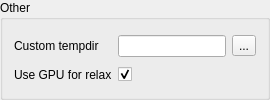
               <widget class="QGroupBox" name="groupBox_2">
                <property name="sizePolicy">
                 <sizepolicy hsizetype="MinimumExpanding" vsizetype="Expanding">
                  <horstretch>0</horstretch>
                  <verstretch>0</verstretch>
                 </sizepolicy>
                </property>
                <property name="title">
                 <string>Other</string>
                </property>
                <layout class="QHBoxLayout" name="horizontalLayout_6">
                 <item>
                  <layout class="QGridLayout" name="gridLayout_6">
                   <item row="0" column="1">
                    <widget class="QLineEdit" name="lei_settings_custom_tempdir"/>
                   </item>
                   <item row="0" column="2">
                    <widget class="QToolButton" name="btn_settings_custom_tempdir">
                     <property name="text">
                      <string>...</string>
                     </property>
                    </widget>
                   </item>
                   <item row="1" column="1">
                    <widget class="QCheckBox" name="chk_settings_use_gpu_relax">
                     <property name="toolTip">
                      <string>Use GPU for the Amber minimization step. Significantly speeds up jobs with large sequences.</string>
                     </property>
                     <property name="statusTip">
                      <string>Use GPU for the Amber minimization step. Significantly speeds up jobs with large sequences.</string>
                     </property>
                     <property name="text">
                      <string/>
                     </property>
                     <property name="checked">
                      <bool>true</bool>
                     </property>
                    </widget>
                   </item>
                   <item row="0" column="0">
                    <widget class="QLabel" name="label_2">
                     <property name="text">
                      <string>Custom tempdir</string>
                     </property>
                    </widget>
                   </item>
                   <item row="1" column="0">
                    <widget class="QLabel" name="label_47">
                     <property name="text">
                      <string>Use GPU for relax</string>
                     </property>
                    </widget>
                   </item>
                  </layout>
                 </item>
                </layout>
               </widget>
